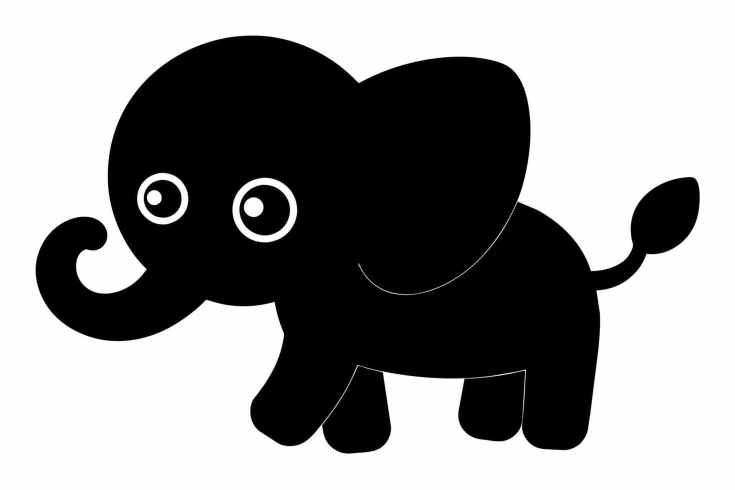
#> input picture data/elephant.jpg, 1470 x 980 px (shown at 1/2 size)
$ jupyter execute wasserstein_distance.ipynb
#> lines starting #> are read from the running program, lines starting #| are printed output that depends on the picture; long printed decimals are rounded
[cell 1]
#Image.fromarray(v.astype('uint8'))
import numpy as np

[cell 2]
#charger une image
from PIL import Image

def preprocess_image(image_path, new_size = (256, 256)):
    image = Image.open(image_path).convert('L')
    image = image.resize(new_size)
    image = image / np.sum(image)  # Normalisation pour que la somme des pixels = 1 (ie l'image est une distribution)
    return image

[cell 3]
#computes wasserstein distance
def wasserstein_distance_1d(mu0, mu1, kernel, gamma, areaWeights=None, nb_iter = 100):
    N = len(mu0)
    w = np.ones(N)
    epsilon = 1e-19

    if areaWeights is None:
        areaWeights = np.ones(N)/N #uniform

    for i in range(nb_iter):
        v = mu0 / (kernel(areaWeights*w) + epsilon)
        w = mu1 / (kernel(areaWeights*v) + epsilon)

    wass_distance = gamma * areaWeights.T @ (mu0*np.log(np.maximum(epsilon*np.ones(N),v)) + mu1*np.log(np.maximum(epsilon*np.ones(N),w)))

    return wass_distance, v, w

[cell 4]
from scipy.ndimage import gaussian_filter
N = 10
mu = [np.random.dirichlet(np.random.rand(N)+1) for k in range(2)]
mu0, mu1 = mu[0], mu[1]
gamma = 0.1
f_heatkernel = lambda x: gaussian_filter(x, gamma/2)
wass_distance, v, w = wasserstein_distance_1d(mu1, mu1, f_heatkernel, gamma, areaWeights=None, nb_iter = 100)
print('wasserstein distance is', wass_distance)

[cell 5]
#a supprimer?
import numpy as np
from scipy.ndimage import gaussian_filter
import matplotlib.pyplot as plt
from PIL import Image

def wasserstein_distance_2d(mu0, mu1, kernel, gamma, areaWeights=None, nb_iter=100):
    N = mu0.shape[0] * mu0.shape[1]  # Nombre de pixels
    w = np.ones_like(mu0)  # Initialisation du facteur w
    if areaWeights is None:
        areaWeights = np.ones_like(mu0)/len(mu0)  # Poids de surface uniformes

    for i in range(nb_iter):
        v = mu0 / np.maximum(kernel(areaWeights * w), 1e-19)
        w = mu1 / np.maximum(kernel(areaWeights * v), 1e-19)

    # Calcul de la distance de Wasserstein avec la régularisation entropique (gamma)
    wass_distance = gamma * np.sum(areaWeights * (mu0 * np.log(np.maximum(v, 1e-19)) + mu1 * np.log(np.maximum(w, 1e-19))))

    return wass_distance, v, w

[cell 6]
#chargement des images
mu0 = preprocess_image('data/elephant.jpg')
#> in preprocess_image, image is the input picture: PIL image 1470x980 L; min 0, max 255, mean 144.2
#> in preprocess_image, `image = image.resize(new_size)`:
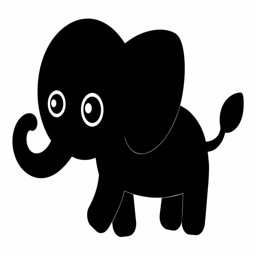
#> image: PIL image 256x256 L; min 0, max 255, mean 144.3
mu1 = preprocess_image('data/dent.jpg')
#> call 2 of preprocess_image, with image_path = 'data/dent.jpg', new_size = (256, 256)
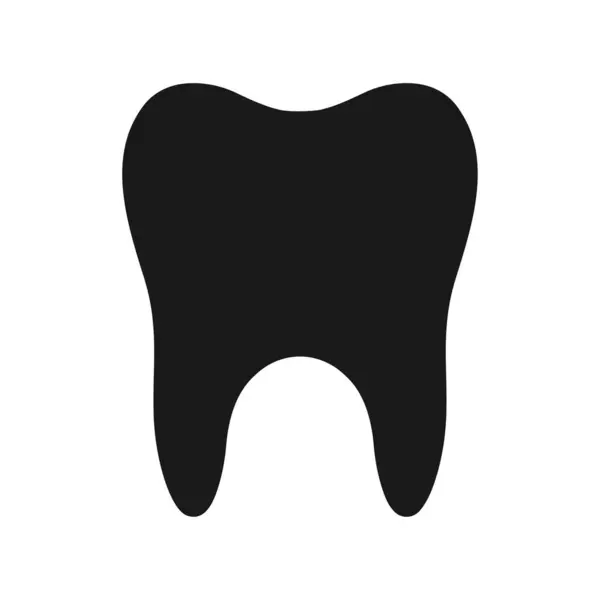
#> input picture data/dent.jpg, 600 x 600 px
dirac = np.zeros((256,256))
dirac[200,200] = 1

mu0_flat = mu0.ravel()
mu1_flat = mu1.ravel()
dirac_flat = dirac.ravel()

#heat kernel (=kernel gaussien en 2d)
gamma = 0.1
f_heatkernel = lambda x: gaussian_filter(x, sigma=gamma/2)

wass_distance_elephant_dent, _, _ = wasserstein_distance_1d(mu0_flat, mu1_flat, f_heatkernel, gamma)
#> wass_distance_elephant_dent = 2.59e-05
wass_distance_elephant_elephant, _, _ = wasserstein_distance_1d(mu0_flat, mu0_flat, f_heatkernel, gamma)
#> wass_distance_elephant_elephant = 8.41e-07
wass_distance_elephant_dirac, _, _ = wasserstein_distance_1d(mu0_flat, dirac_flat, f_heatkernel, gamma)
#> wass_distance_elephant_dirac = 0.000117

print(f"Distance de Wasserstein elephant/dent: {wass_distance_elephant_dent}")
#| Distance de Wasserstein elephant/dent: 2.586650506564674e-05
print(f"Distance de Wasserstein elephant/elephant: {wass_distance_elephant_elephant}")
#| Distance de Wasserstein elephant/elephant: 8.409323521623691e-07
print(f"Distance de Wasserstein elephant/dirac: {wass_distance_elephant_dirac}")
#| Distance de Wasserstein elephant/dirac: 0.0001174

plt.subplot(1, 3, 1)
plt.title('Image elephant (mu0)')
plt.imshow(mu0, cmap='gray')
plt.subplot(1, 3, 2)
plt.title('Image dent (mu1)')
plt.imshow(mu1, cmap='gray')
plt.show()
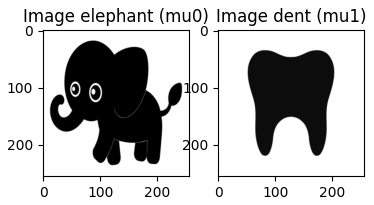
#> figure drawn by matplotlib, 2 panels
plt.subplot(1, 3, 3)
plt.title('Image dirac (mu1)')
plt.imshow(dirac, cmap='gray')
plt.show()
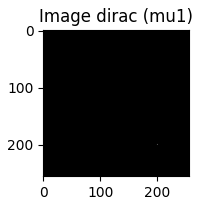
#> figure drawn by matplotlib, 1 panel
